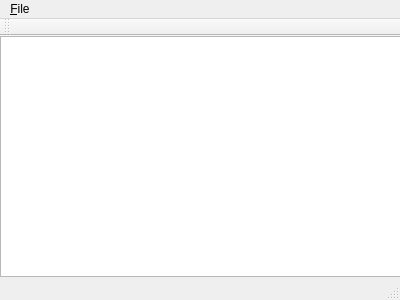
<?xml version="1.0" encoding="UTF-8"?>
<ui version="4.0">
 <class>MainWindow</class>
 <widget class="QMainWindow" name="MainWindow">
  <property name="geometry">
   <rect>
    <x>0</x>
    <y>0</y>
    <width>400</width>
    <height>300</height>
   </rect>
  </property>
  <property name="windowTitle">
   <string>MainWindow</string>
  </property>
  <widget class="QWidget" name="centralWidget">
   <widget class="QTextBrowser" name="textBrowser">
    <property name="geometry">
     <rect>
      <x>0</x>
      <y>0</y>
      <width>401</width>
      <height>241</height>
     </rect>
    </property>
   </widget>
  </widget>
  <widget class="QMenuBar" name="menuBar">
   <property name="geometry">
    <rect>
     <x>0</x>
     <y>0</y>
     <width>400</width>
     <height>31</height>
    </rect>
   </property>
   <widget class="QMenu" name="menu_File">
    <property name="title">
     <string>&amp;File</string>
    </property>
    <addaction name="action_Open"/>
    <addaction name="action_Close"/>
    <addaction name="action_Exit"/>
   </widget>
   <addaction name="menu_File"/>
  </widget>
  <widget class="QToolBar" name="mainToolBar">
   <attribute name="toolBarArea">
    <enum>TopToolBarArea</enum>
   </attribute>
   <attribute name="toolBarBreak">
    <bool>false</bool>
   </attribute>
  </widget>
  <widget class="QStatusBar" name="statusBar"/>
  <action name="action_Open">
   <property name="text">
    <string>&amp;Open</string>
   </property>
   <property name="shortcut">
    <string>Alt+O</string>
   </property>
  </action>
  <action name="action_Close">
   <property name="text">
    <string>&amp;Close</string>
   </property>
   <property name="shortcut">
    <string>Alt+C</string>
   </property>
  </action>
  <action name="action_Exit">
   <property name="text">
    <string>&amp;Exit</string>
   </property>
   <property name="shortcut">
    <string>Alt+X</string>
   </property>
  </action>
 </widget>
 <layoutdefault spacing="6" margin="11"/>
 <resources/>
 <connections/>
</ui>
